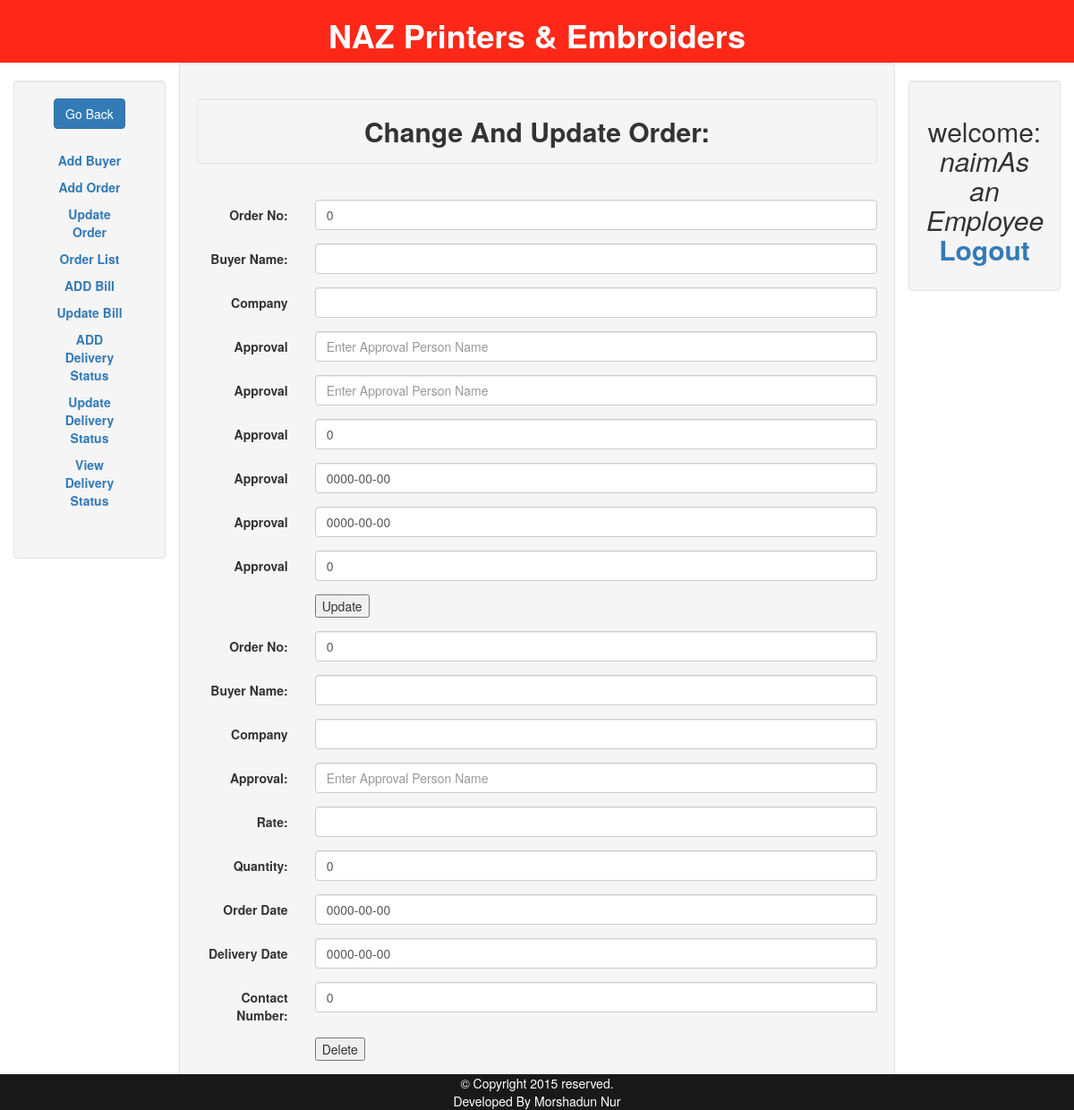
The app's page /access/up-change-order.php (signed in) with its own data.
### tables this page shows
CREATE TABLE IF NOT EXISTS `orders` (
  `order_code` int(10) NOT NULL,
  `buyer_name` varchar(64) NOT NULL,
  `company` varchar(64) NOT NULL,
  `sample` blob,
  `approved_by` varchar(64) NOT NULL,
  `quantity` int(10) NOT NULL,
  `rate` int(10) DEFAULT NULL,
  `order_date` date NOT NULL,
  `delivery_date` date NOT NULL,
  `phone` int(16) NOT NULL
);

CREATE TABLE IF NOT EXISTS `user` (
`id` int(10) NOT NULL,
  `username` varchar(32) DEFAULT NULL,
  `password` varchar(64) DEFAULT NULL,
  `type` varchar(10) DEFAULT NULL
);

### session.php (called while the page is built, shortened)
<?php
$conn = mysql_connect("localhost", "root", "");
$user_check=$_SESSION['login_user'];
$type_check=$_SESSION['user_type'];
$ses_sql=mysql_query("select * from user where username='$user_check' AND type='$type_check'", $conn);
$row = mysql_fetch_assoc($ses_sql);
$login_session =$row ['username'];
$login_type =$row ['type'];
?>

### access/up-change-order.php (the view, shortened to what this page needs)
<?php
require '../session.php';
    include '../includes/header.php';
?>
   <div class="container-fluid text-center">
    <div class="row content">
        <div class="col-sm-2 sidenav">
            <aside class="well">
             <a href="update-order.php"> <button  class="btn btn-primary btn-md" type="button">Go Back</button></a>
                <ul>
                    <li><a href="add-buyer.php">Add Buyer</a></li>
                    <li><a href="add-order.php">Add Order</a></li>
                    <li><a href="update-order.php">Update Order</a></li>
                    <li><a href="order-list.php">Order List</a></li>
                    <li><a href="add-bill.php">ADD Bill</a></li>
                    <li><a href="update-bill.php">Update Bill</a></li>
                    <li><a href="delivery-status.php">ADD Delivery Status</a></li>
                    <li><a href="update-del-status.php">Update Delivery Status</a></li>
                    <li><a href="deliver-list.php">View Delivery Status</a></li>
                </ul>
            </aside>
        </div>
        <div class="col-sm-8 text-left well" id="add_order">
                <?php
$order_code=$_POST['order_code'];
$query=" SELECT * FROM orders WHERE order_code='$order_code'";
$result=mysql_query($query);
$num=mysql_num_rows($result);
$i=0;
while ($i < $num) {
$order_code=mysql_result($result,$i,"order_code");
$buyer_name=mysql_result($result,$i,"buyer_name");
$company=mysql_result($result,$i,"company");
$approve=mysql_result($result,$i,"approved_by");
$rate=mysql_result($result,$i,"rate");
$quantity=mysql_result($result,$i,"quantity");
$o_date=mysql_result($result,$i,"order_date");
$d_date=mysql_result($result,$i,"delivery_date");
$phone=mysql_result($result,$i,"phone");
    ++$i;
}
?>
                 <h2 class="well text-center"><b>Change And Update  Order:</b></h2><br>
             <form class="form-horizontal" id="form" role="form" method="POST" action="up-chrec-order.php" enctype="multipart/form-data">
                 <div class="form-group">
                        <label class="control-label col-sm-2" for="order_no">Order No:</label>
                     <div class="col-sm-10">
                     <input type="text" class="form-control" id="" placeholder="Enter Order No" name=uorder_code value="<?php echo "$order_code" ?>">
                     </div>
                 </div>
                 <div class="form-group">
                        <label class="control-label col-sm-2" for="buyer_name">Buyer Name:</label>
                     <div class="col-sm-10">
                     <input type="text" class="form-control" id="" placeholder="" name=ubuyer_name value="<?php echo "$buyer_name" ?>">
                     </div>
                 </div>
             <div class="form-group">
                        <label class="control-label col-sm-2" for="company">Company</label>
                     <div class="col-sm-10">
                    <input type="text" class="form-control" id="" placeholder=" " name=ucompany value="<?php echo "$company" ?>">
                     </div>
                 </div>
                <div class="form-group">
                        <label class="control-label col-sm-2" for="approve">Approval</label>
                     <div class="col-sm-10">
                    <input type="text" class="form-control" id="" placeholder="Enter Approval Person Name" name=uapprove value="<?php echo "$approve" ?>">
                     </div>
                 </div>   <div class="form-group">
                        <label class="control-label col-sm-2" for="approve">Approval</label>
                     <div class="col-sm-10">
                    <input type="text" class="form-control" id="" placeholder="Enter Approval Person Name" name=urate value="<?php echo "$rate" ?>">
                     </div>
                 </div>   <div class="form-group">
                        <label class="control-label col-sm-2" for="approve">Approval</label>
                     <div class="col-sm-10">
                    <input type="text" class="form-control" id="" placeholder="" name=uquantity value="<?php echo "$quantity" ?>">
                     </div>
                 </div>   <div class="form-group">
                        <label class="control-label col-sm-2" for="approve">Approval</label>
                     <div class="col-sm-10">
                    <input type="text" class="form-control" id="" placeholder="" name=uo_date value="<?php echo "$o_date" ?>">
                     </div>
                 </div>   <div class="form-group">
                        <label class="control-label col-sm-2" for="approve">Approval</label>
                     <div class="col-sm-10">
                    <input type="text" class="form-control" id="" placeholder="Enter Approval Person Name" name=ud_date value="<?php echo "$d_date" ?>">
                     </div>
                 </div>
                 <div class="form-group">
                        <label class="control-label col-sm-2" for="approve">Approval</label>
                     <div class="col-sm-10">
                    <input type="text" class="form-control" id="" placeholder="" name=uphone value="<?php echo "$phone" ?>">
                     </div>
                 </div>
                                  <div class="form-group">
                                    <div class="col-sm-offset-2 col-sm-10">
                                       <button form="form" type="submit">Update</button>
                                    </div>
                                  </div>
            </form>
             <form class="form-horizontal" id="form1" role="form" method="POST" action="del-order.php" enctype="multipart/form-data">
                 <div class="form-group">
                        <label class="control-label col-sm-2" for="order_no">Order No:</label>
                     <div class="col-sm-10">
                     <input type="text" class="form-control" id="" placeholder="Enter Order No" name=order_code value="<?php echo "$order_code" ?>">
                     </div>
                 </div>
                 <div class="form-group">
                        <label class="control-label col-sm-2" for="buyer_name">Buyer Name:</label>
                     <div class="col-sm-10">
                     <input type="text" class="form-control" id="" placeholder="" name=buyer_name value="<?php echo "$buyer_name" ?>">
                     </div>
                 </div>
             <div class="form-group">
                        <label class="control-label col-sm-2" for="company">Company</label>
                     <div class="col-sm-10">
                    <input type="text" class="form-control" id="" placeholder=" " name=company value="<?php echo "$company" ?>">
                     </div>
                 </div>
                <div class="form-group">
                        <label class="control-label col-sm-2" for="approve">Approval:</label>
                     <div class="col-sm-10">
                    <input type="text" class="form-control" id="" placeholder="Enter Approval Person Name" name=uapprove value="<?php echo "$approve" ?>">
                     </div>
                 </div>   <div class="form-group">
                        <label class="control-label col-sm-2" for="approve">Rate:</label>
                     <div class="col-sm-10">
                    <input type="text" class="form-control" id="" placeholder="" name=rate value="<?php echo "$rate" ?>">
                     </div>
                 </div>   <div class="form-group">
                        <label class="control-label col-sm-2" for="approve">Quantity:</label>
                     <div class="col-sm-10">
                    <input type="text" class="form-control" id="" placeholder="" name=quantity value="<?php echo "$quantity" ?>">
                     </div>
                 </div>   <div class="form-group">
                        <label class="control-label col-sm-2" for="approve">Order Date</label>
                     <div class="col-sm-10">
                    <input type="text" class="form-control" id="" placeholder="" name=o_date value="<?php echo "$o_date" ?>">
                     </div>
                 </div>   <div class="form-group">
                        <label class="control-label col-sm-2" for="approve">Delivery Date</label>
                     <div class="col-sm-10">
                    <input type="text" class="form-control" id="" placeholder="" name=d_date value="<?php echo "$d_date" ?>">
                     </div>
                 </div>
                 <div class="form-group">
                        <label class="control-label col-sm-2" for="approve">Contact Number:</label>
                     <div class="col-sm-10">
                    <input type="text" class="form-control" id="" placeholder="" name=phone value="<?php echo "$phone" ?>">
                     </div>
                 </div>
                                  <div class="form-group">
                                    <div class="col-sm-offset-2 col-sm-10">
                                       <button form="form1" type="submit">Delete</button>
                                    </div>
                                  </div>
            </form>
        </div>
        <div class="col-sm-2 sidenav">
            <div class="well">
                <h2 id="welcome">
                    welcome: <i> <?php echo $login_session .'As an '. $login_type; ?></i>
                    <b id="logout"><a href="../logout.php">Logout</a></b>
                </h2>
            </div>
        </div>
    </div>
</div>
<?php include '../includes/footer.php'; ?>

### style.css (style rules this page uses)
body { margin:0; padding:0; height:100%; }
.well { padding: 20px; }
.sidenav { padding-top: 20px; }
aside ul { font-weight: bold; list-style: none; padding: 20px; }
aside li { padding: 5px; }
aside ul li a { text-decoration: none; }

### records on screen
orders: uorder_code "0", uquantity "0", uo_date "0000-00-00", ud_date "0000-00-00", uphone "0", order_code "0", quantity "0", o_date "0000-00-00", d_date "0000-00-00", phone "0"
user: username "naim", type "Employee"
